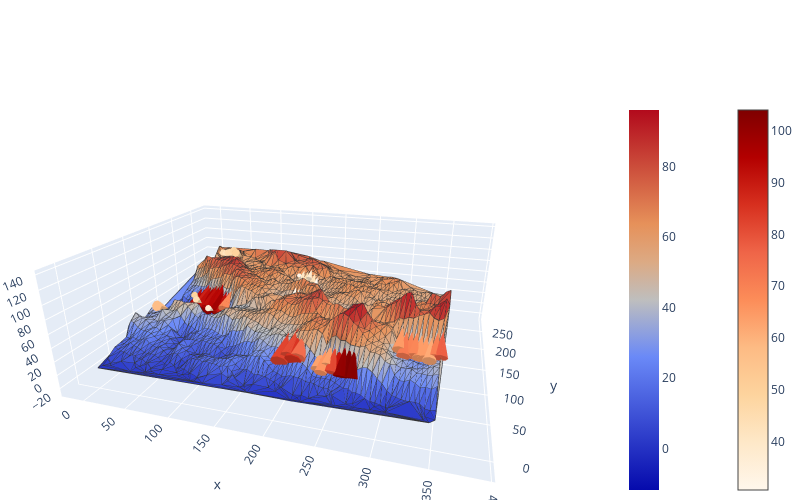

This figure's notebook cell:
### Code cell
vec_data = go.Cone(x=x3d, y=y3d, z=z3d, u=u3d, v=v3d, w=w3d,
                   anchor='tail', colorscale='OrRd', sizemode='absolute', sizeref=2000,
                  colorbar=dict(x=1.2))
# Fig2 = go.Figure(vec_data)
surf_data = [triplot.data[i] for i in range(len(triplot.data))]
# cone_data = Fig2.data
total_data = surf_data + [vec_data]

Fig3 = go.Figure(total_data)
Fig3.update_layout(scene_camera_eye=dict(x=1.5, y=0.5, z=0.4),
                   width=800, height=500,
                   margin=dict(l=0, r=0, b=0, t=100))
Fig3.show()

### Figure 1 — Plotly figure (JSON) as saved in the notebook; plotly's stock layout.template omitted (floating-point values rounded to 4 significant figures; data arrays with more than 128 entries replaced by an {"elided": "..."} marker saying what was removed)
{"data": [{"facecolor": {"elided": "3343 str values"}, "i": {"elided": "3343 int values"}, "j": {"elided": "3343 int values"}, "k": {"elided": "3343 int values"}, "name": "", "type": "mesh3d", "x": {"elided": "1685 int values"}, "y": {"elided": "1685 int values"}, "z": {"elided": "1685 int values"}}, {"line": {"color": "rgb(50, 50, 50)", "width": 1.5}, "mode": "lines", "showlegend": false, "type": "scatter3d", "x": {"elided": "16715 int values"}, "y": {"elided": "16715 int values"}, "z": {"elided": "16715 int values"}}, {"hoverinfo": "none", "marker": {"color": [-11.67, 96], "colorscale": [[0, "rgb(5, 10, 172)"], [0.35, "rgb(106, 137, 247)"], [0.5, "rgb(190, 190, 190)"], [0.6, "rgb(220, 170, 132)"], [0.7, "rgb(230, 145, 90)"], [1, "rgb(178, 10, 28)"]], "showscale": true, "size": 0.1}, "mode": "markers", "showlegend": false, "type": "scatter3d", "x": [1], "y": [1], "z": [-1]}, {"anchor": "tail", "colorbar": {"x": 1.2, "y": 0.5}, "colorscale": [[0, "rgb(255,247,236)"], [0.125, "rgb(254,232,200)"], [0.25, "rgb(253,212,158)"], [0.375, "rgb(253,187,132)"], [0.5, "rgb(252,141,89)"], [0.625, "rgb(239,101,72)"], [0.75, "rgb(215,48,31)"], [0.875, "rgb(179,0,0)"], [1, "rgb(127,0,0)"]], "sizemode": "absolute", "sizeref": 2000, "type": "cone", "u": [0, 0, 0, 0, 0, 0, 0, 0, 0, 0, 0, 0, 0, 0, 0, 0, 0, 0, 0, 0, 0, 0, 0, 0, 0, 0, 0, 0, 0, 0, 0, 0, 0, 0, 0, 0, 0, 0, 0, 0, 0, 0, 0, 0, 0, 0, 0, 0, 0, 0, 0], "v": [77, 77, 68, 73, 69, 67, 65, 55, 62, 60, 57, 59, 31, 28, 32, 54, 46, 42, 34, 37, 39, 42, 19, 35, 36, 34, 34, 22, 22, 19, 79, 78, 77, 71, 55, 51, 45, 46, 41, 46, 44, 42, 57, 57, 53, 55, 55, 55, 58, 52, 51], "w": [68, 70, 66, 68, 72, 69, 71, 72, 75, 70, 68, 50, -28, -38, -34, -41, -35, -33, -31, -33, -33, -35, 24, 34, 30, 28, 32, 22, 25, -25, 58, 57, 61, 53, 46, 49, 48, 63, 72, 79, 82, 81, 47, 53, 52, 51, 47, 47, 44, 53, 59], "x": [35, 40, 45, 50, 55, 60, 65, 70, 75, 80, 85, 90, 85, 60, 65, 25, 75, 60, 50, 45, 55, 70, 170, 170, 165, 175, 180, 185, 175, 170, 195, 205, 210, 215, 235, 240, 245, 250, 255, 260, 265, 270, 310, 315, 320, 325, 330, 335, 340, 345, 350], "y": [132, 131, 138, 131, 131, 131, 130, 135, 124, 123, 121, 117, 90, 103, 98, 78, 186, 198, 204, 206, 201, 190, 149, 192, 191, 193, 192, 191, 146, 168, 32, 33, 31, 31, 31, 26, 31, 27, 32, 26, 28, 27, 61, 57, 60, 58, 57, 56, 52, 55, 54], "z": [14, 13, 22, 20, 19, 24, 24, 28, 23, 22, 23, 35, 51, 62, 58, 52, 98, 93, 88, 88, 91, 100, 54, 55, 58, 61, 54, 54, 53, 78, 26, 34, 32, 36, 24, 24, 32, 26, 24, 23, 22, 22, 45, 40, 40, 41, 40, 41, 42, 46, 47]}], "layout": {"height": 500, "margin": {"b": 0, "l": 0, "r": 0, "t": 100}, "scene": {"aspectmode": "auto", "aspectratio": {"x": 1.575, "y": 1.241, "z": 0.5116}, "camera": {"center": {"x": 0, "y": 0, "z": 0}, "eye": {"x": 0.5718, "y": -1.872, "z": 0.7854}, "projection": {"type": "perspective"}, "up": {"x": 0, "y": 0, "z": 1}}}, "width": 800}}
